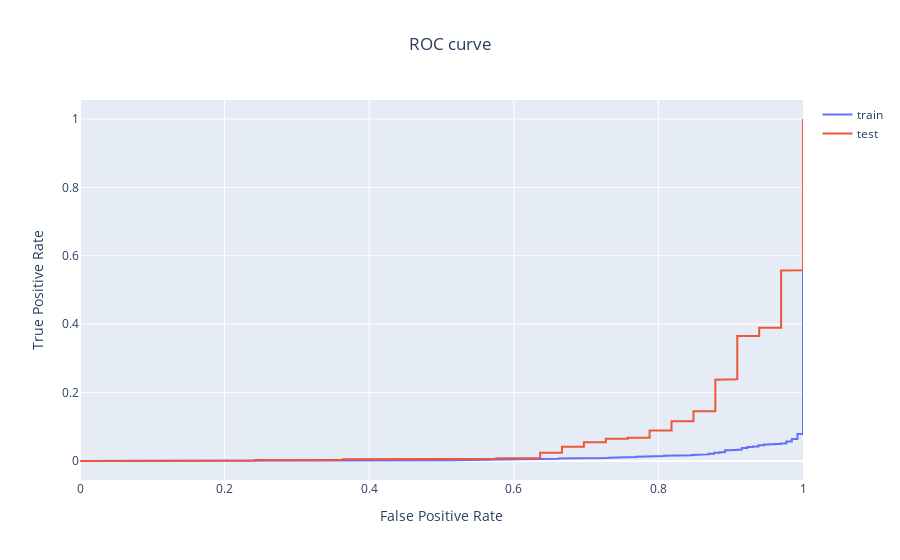

Notebook cell for this chart:
### Code cell
# Visualize ROC curves
probas_train = gridsearch.predict_proba(X_train)[:,1]
precisions, recalls, thresholds = roc_curve(y_train, probas_train)
fig = go.Figure(
    data = go.Scatter(
        name = 'train',
        x = recalls, 
        y = precisions, 
        mode = 'lines'
    ),
    layout = go.Layout(
        title = go.layout.Title(text = "ROC curve", x = 0.5),
        xaxis = go.layout.XAxis(title = 'False Positive Rate'),
        yaxis = go.layout.YAxis(title = 'True Positive Rate')
    )
)

probas_test = gridsearch.predict_proba(X_test)[:,1]
precisions, recalls, thresholds = roc_curve(y_test, probas_test)
fig.add_trace(go.Scatter(
    name = 'test',
    x = recalls, 
    y = precisions, 
    mode = 'lines'
    )
)
fig.show()

### Figure 1 — Plotly figure (JSON) as saved in the notebook; plotly's stock layout.template omitted (floating-point values rounded to 4 significant figures; data arrays with more than 128 entries replaced by an {"elided": "..."} marker saying what was removed)
{"data": [{"mode": "lines", "name": "train", "type": "scatter", "x": {"elided": "624 float values"}, "y": {"elided": "624 float values"}}, {"mode": "lines", "name": "test", "type": "scatter", "x": {"elided": "134 float values"}, "y": {"elided": "134 float values"}}], "layout": {"title": {"text": "ROC curve", "x": 0.5}, "xaxis": {"title": {"text": "False Positive Rate"}}, "yaxis": {"title": {"text": "True Positive Rate"}}}}
